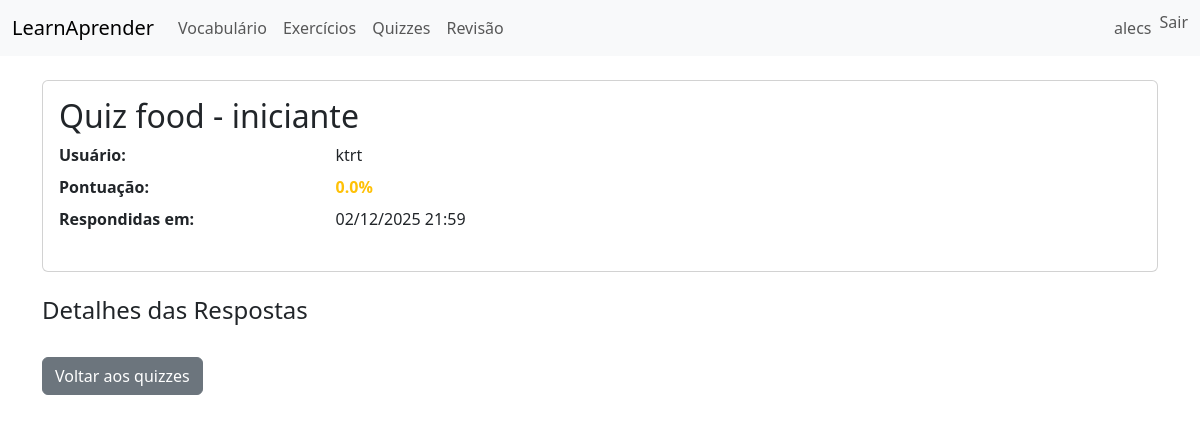
Page /quizzes/4/result/ (signed in) on the committed database.
### quizzes/models.py (models this page shows, shortened)
class QuizResult(models.Model):
    user = models.ForeignKey(User, on_delete=models.CASCADE)
    quiz = models.ForeignKey(Quiz, on_delete=models.CASCADE)
    score = models.FloatField()
    taken_at = models.DateTimeField(auto_now_add=True)
    details = models.JSONField(blank=True, null=True)
    class Meta:
        ordering = ['-taken_at']

class Quiz(models.Model):
    title = models.CharField(max_length=200)
    level = models.CharField(max_length=50, blank=True)
    theme = models.CharField(max_length=100, blank=True)
    questions = models.ManyToManyField('exercises.Exercise', blank=True)
    created_by = models.ForeignKey(User, on_delete=models.SET_NULL, null=True, blank=True)
    is_shared = models.BooleanField(default=False, help_text='Se marcado, quiz é disponível para todos os usuários')
    created_at = models.DateTimeField(auto_now_add=True)

### quizzes/views.py (the view)
# urls.py: path('<int:result_id>/result/', views.quiz_result, name='result'),
@login_required
def quiz_result(request, result_id):
    res = get_object_or_404(QuizResult, pk=result_id)
    return render(request, 'quizzes/result.html', {'result': res})

### templates/quizzes/result.html (shortened to what this page needs)
{% extends 'base.html' %}
{% block content %}
  <div class="card mb-4">
    <div class="card-body">
      <h2 class="card-title">{{ result.quiz.title }}</h2>
      <dl class="row">
        <dt class="col-sm-3">Usuário:</dt>
        <dd class="col-sm-9">{{ result.user.username }}</dd>
        <dt class="col-sm-3">Pontuação:</dt>
        <dd class="col-sm-9"><strong class="{% if result.score >= 70 %}text-success{% else %}text-warning{% endif %}">{{ result.score|floatformat:1 }}%</strong></dd>
        <dt class="col-sm-3">Respondidas em:</dt>
        <dd class="col-sm-9">{{ result.taken_at|date:"d/m/Y H:i" }}</dd>
      </dl>
    </div>
  </div>
  <h4>Detalhes das Respostas</h4>
  <a class="btn btn-secondary mt-4" href="{% url 'quizzes:index' %}">Voltar aos quizzes</a>
{% endblock %}

### templates/base.html (shortened to what this page needs)
<!doctype html>
<html lang="en">
  <head>
    <link href="https://cdn.jsdelivr.net/npm/bootstrap@5.3.2/dist/css/bootstrap.min.css" rel="stylesheet">
  </head>
  <body>
    <nav class="navbar navbar-expand-lg navbar-light bg-light">
      <div class="container-fluid">
        <a class="navbar-brand" href="/">LearnAprender</a>
        <div class="collapse navbar-collapse">
          <ul class="navbar-nav me-auto mb-2 mb-lg-0">
            <li class="nav-item"><a class="nav-link" href="/vocab/">Vocabulário</a></li>
            <li class="nav-item"><a class="nav-link" href="/exercises/">Exercícios</a></li>
            <li class="nav-item"><a class="nav-link" href="/quizzes/">Quizzes</a></li>
            <li class="nav-item"><a class="nav-link" href="/reviews/">Revisão</a></li>
          </ul>
          <ul class="navbar-nav">
            {% if user.is_authenticated %}
              <li class="nav-item"><a class="nav-link" href="{% url 'profile' %}">{{ user.username }}</a></li>
              <li class="nav-item">
                <form method="post" action="{% url 'logout' %}">{% csrf_token %}
                  <button type="submit" class="btn btn-link nav-link" style="display:inline;padding:0;border:none;background:none">Sair</button>
                </form>
              </li>
            {% else %}
              <li class="nav-item"><a class="nav-link" href="{% url 'login' %}">Entrar</a></li>
              <li class="nav-item"><a class="nav-link" href="{% url 'register' %}">Registrar</a></li>
            {% endif %}
          </ul>
        </div>
      </div>
    </nav>
    <div class="container mt-4">
      {% block content %}{% endblock %}
    </div>
  </body>
</html>

### rows in the picture
QuizResult: quiz "Quiz food - iniciante", user.username "ktrt", score "0.0", taken_at "02/12/2025 21:59"

### other values in the picture
{{ user.username }} "alecs"
